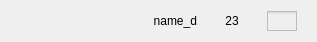
<?xml version="1.0" encoding="UTF-8"?>
<ui version="4.0">
 <class>SensorItem</class>
 <widget class="QWidget" name="SensorItem">
  <property name="geometry">
   <rect>
    <x>0</x>
    <y>0</y>
    <width>317</width>
    <height>42</height>
   </rect>
  </property>
  <property name="sizePolicy">
   <sizepolicy hsizetype="Preferred" vsizetype="Fixed">
    <horstretch>0</horstretch>
    <verstretch>0</verstretch>
   </sizepolicy>
  </property>
  <property name="minimumSize">
   <size>
    <width>0</width>
    <height>42</height>
   </size>
  </property>
  <property name="windowTitle">
   <string>Form</string>
  </property>
  <layout class="QHBoxLayout" name="horizontalLayout">
   <property name="spacing">
    <number>10</number>
   </property>
   <property name="topMargin">
    <number>0</number>
   </property>
   <property name="rightMargin">
    <number>20</number>
   </property>
   <property name="bottomMargin">
    <number>0</number>
   </property>
   <item>
    <widget class="QLabel" name="label_name">
     <property name="text">
      <string>name_d</string>
     </property>
     <property name="alignment">
      <set>Qt::AlignRight|Qt::AlignTrailing|Qt::AlignVCenter</set>
     </property>
     <property name="margin">
      <number>10</number>
     </property>
    </widget>
   </item>
   <item>
    <widget class="QLabel" name="label_port">
     <property name="sizePolicy">
      <sizepolicy hsizetype="Fixed" vsizetype="Preferred">
       <horstretch>0</horstretch>
       <verstretch>0</verstretch>
      </sizepolicy>
     </property>
     <property name="minimumSize">
      <size>
       <width>50</width>
       <height>0</height>
      </size>
     </property>
     <property name="maximumSize">
      <size>
       <width>50</width>
       <height>16777215</height>
      </size>
     </property>
     <property name="text">
      <string>23</string>
     </property>
     <property name="alignment">
      <set>Qt::AlignCenter</set>
     </property>
    </widget>
   </item>
   <item>
    <widget class="QCheckBox" name="checkBox_sensorOn">
     <property name="enabled">
      <bool>false</bool>
     </property>
     <property name="sizePolicy">
      <sizepolicy hsizetype="Fixed" vsizetype="Fixed">
       <horstretch>0</horstretch>
       <verstretch>0</verstretch>
      </sizepolicy>
     </property>
     <property name="minimumSize">
      <size>
       <width>30</width>
       <height>30</height>
      </size>
     </property>
     <property name="maximumSize">
      <size>
       <width>30</width>
       <height>30</height>
      </size>
     </property>
     <property name="sizeIncrement">
      <size>
       <width>30</width>
       <height>30</height>
      </size>
     </property>
     <property name="styleSheet">
      <string notr="true">QCheckBox{
        spacing: 5px;
}
QCheckBox::indicator {
        width: 30px;
        height: 20px;
}
QCheckBox::indicator:checked
{	
	image: url(:/img/image/button/radiobutton_checked.png);
}
QCheckBox::indicator:unchecked
{
	image: url(:/img/image/button/radiobutton_unchecked.png);
}</string>
     </property>
     <property name="checkable">
      <bool>true</bool>
     </property>
    </widget>
   </item>
  </layout>
 </widget>
 <resources/>
 <connections/>
</ui>
